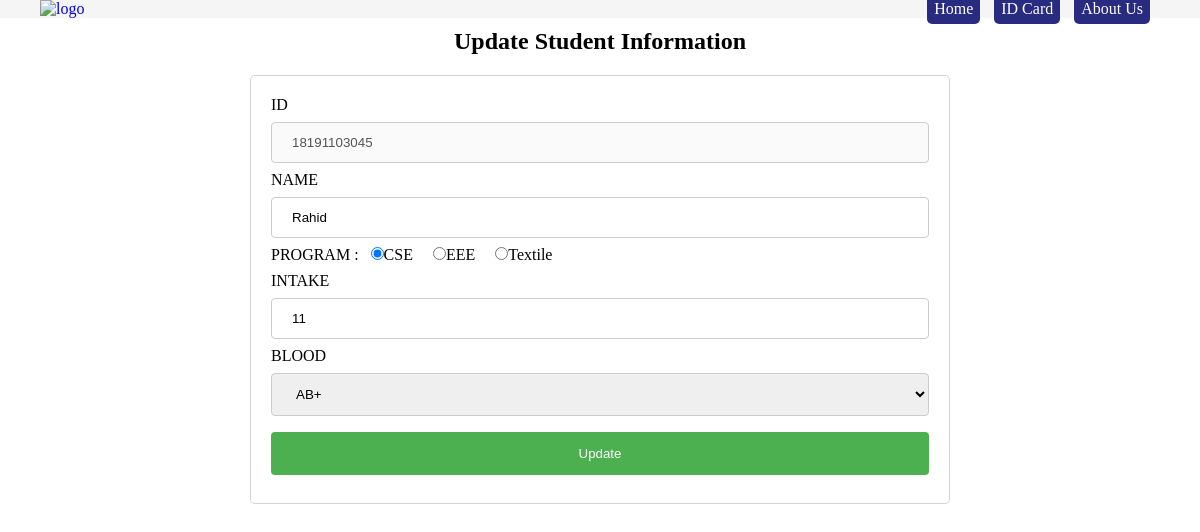
The page /id_card_generator/update_form.php?updtID=18191103045 on the database its author committed.
### tables this page shows
CREATE TABLE `student_info` (
  `student_ID` varchar(11) NOT NULL,
  `student_name` varchar(80) NOT NULL,
  `student_program` varchar(50) NOT NULL,
  `student_intake` int(3) NOT NULL,
  `student_blood` varchar(3) NOT NULL,
  `student_date` date DEFAULT NULL
);

### id_card_generator/update_form.php (the view, shortened to what this page needs)
<?php
	require_once('con_db.php');
	$updtID=$_GET['updtID'];
	$sqlUpdtShow = "SELECT * FROM student_info WHERE student_ID='$updtID'";
	$qryUpdtShow = mysqli_query($dbCon,$sqlUpdtShow);
	$recUpdtShow = mysqli_fetch_object($qryUpdtShow);
?>
<html lang="en" xmlns="http://www.w3.org/1999/html">
<head>
	<link rel="stylesheet" href="./style/style.css">
	<link rel="stylesheet" href="./style/nav.css">
</head>
<body>
	 <?php require("header.php") ?>
	<div class="main-content">
		<h2 style="text-align: center; margin-bottom: 20px">Update Student Information</h2>
		<div>
		<form class="update-form" action="update_action.php" method="post" enctype="multipart">
					<label>ID </label>
					<input disabled="disabled" type="text" value="<?php echo $recUpdtShow->student_ID;?>" />
					<label>NAME </label>
					<input type="text" name="name" value="<?php echo $recUpdtShow->student_name; ?>" />
					<label>PROGRAM : </label>
					<input type="radio" name="program" value="CSE" <?php if($recUpdtShow->student_program=="CSE"){echo "checked";}?> />CSE  &nbsp;   &nbsp;
					<input type="radio" name="program" value="EEE" <?php if($recUpdtShow->student_program=="EEE"){echo "checked";}?> />EEE  &nbsp;  &nbsp;
					<input type="radio" name="program" value="Textile" <?php if($recUpdtShow->student_program=="Textile"){echo "checked";}?> />Textile  &nbsp;  &nbsp;
					<br>
					<label style="display: block; margin-top: 8px">INTAKE </label>
					<input type="number" name="intake" value="<?php echo $recUpdtShow->student_intake; ?>" />
					<label>BLOOD </label>
					<select name="blood">
						<option <?php if($recUpdtShow->student_blood=="AB+"){echo "selected";}?> value="AB+">AB+</option>
					</select>
					<input type="submit" name="btnUpdt" value="Update" />
		</form>
		</div>
	</div>
</body>
</html>

### id_card_generator/style/style.css (style rules this page uses)
* { margin: 0; padding: 0; box-sizing: border-box; }
.main-content { margin: 10px 120px; }
.update-form { width: 700px; margin: 0 auto; border: 1px solid rgb(211, 211, 211); padding: 20px; border-radius: 5px; }
.update-form input[type=text], select { width: 100%; padding: 12px 20px; margin: 8px 0; display: inline-block; border: 1px solid #ccc; border-radius: 4px; box-sizing: border-box; }
.update-form input[type=number], select { width: 100%; padding: 12px 20px; margin: 8px 0; display: inline-block; border: 1px solid #ccc; border-radius: 4px; box-sizing: border-box; }
.update-form input[type=date], select { width: 100%; padding: 12px 20px; margin: 8px 0; display: inline-block; border: 1px solid #ccc; border-radius: 4px; box-sizing: border-box; }
.update-form input[type=submit] { width: 100%; background-color: #4CAF50; color: white; padding: 14px 20px; margin: 8px 0; border: none; border-radius: 4px; cursor: pointer; }

### id_card_generator/style/nav.css (style rules this page uses)
* { margin: 0; padding: 0; box-sizing: border-box; }

### rows shown on the page
student_info: student_ID "18191103045", name "Rahid", student_program "☑", intake "11", blood "AB+"
